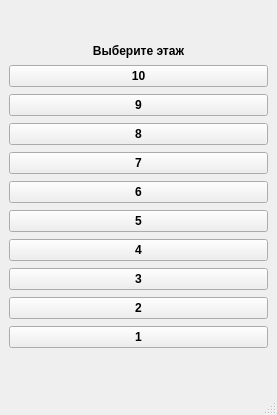
<?xml version="1.0" encoding="UTF-8"?>
<ui version="4.0">
 <class>MainWindow</class>
 <widget class="QMainWindow" name="MainWindow">
  <property name="geometry">
   <rect>
    <x>0</x>
    <y>0</y>
    <width>277</width>
    <height>415</height>
   </rect>
  </property>
  <property name="sizePolicy">
   <sizepolicy hsizetype="Expanding" vsizetype="Expanding">
    <horstretch>0</horstretch>
    <verstretch>0</verstretch>
   </sizepolicy>
  </property>
  <property name="font">
   <font>
    <weight>75</weight>
    <bold>true</bold>
   </font>
  </property>
  <property name="windowTitle">
   <string>MainWindow</string>
  </property>
  <property name="autoFillBackground">
   <bool>false</bool>
  </property>
  <property name="styleSheet">
   <string notr="true"/>
  </property>
  <widget class="QWidget" name="centralwidget">
   <layout class="QGridLayout" name="gridLayout">
    <item row="0" column="0">
     <layout class="QVBoxLayout" name="verticalLayout">
      <property name="spacing">
       <number>7</number>
      </property>
      <property name="sizeConstraint">
       <enum>QLayout::SetNoConstraint</enum>
      </property>
      <item>
       <widget class="QLabel" name="label">
        <property name="sizePolicy">
         <sizepolicy hsizetype="Preferred" vsizetype="Maximum">
          <horstretch>0</horstretch>
          <verstretch>0</verstretch>
         </sizepolicy>
        </property>
        <property name="font">
         <font>
          <weight>75</weight>
          <bold>true</bold>
         </font>
        </property>
        <property name="text">
         <string>Выберите этаж</string>
        </property>
        <property name="alignment">
         <set>Qt::AlignCenter</set>
        </property>
       </widget>
      </item>
      <item>
       <widget class="QPushButton" name="QButtonFloor10">
        <property name="text">
         <string>10</string>
        </property>
       </widget>
      </item>
      <item>
       <widget class="QPushButton" name="QButtonFloor9">
        <property name="text">
         <string>9</string>
        </property>
       </widget>
      </item>
      <item>
       <widget class="QPushButton" name="QButtonFloor8">
        <property name="text">
         <string>8</string>
        </property>
       </widget>
      </item>
      <item>
       <widget class="QPushButton" name="QButtonFloor7">
        <property name="text">
         <string>7</string>
        </property>
       </widget>
      </item>
      <item>
       <widget class="QPushButton" name="QButtonFloor6">
        <property name="text">
         <string>6</string>
        </property>
       </widget>
      </item>
      <item>
       <widget class="QPushButton" name="QButtonFloor5">
        <property name="text">
         <string>5</string>
        </property>
       </widget>
      </item>
      <item>
       <widget class="QPushButton" name="QButtonFloor4">
        <property name="text">
         <string>4</string>
        </property>
       </widget>
      </item>
      <item>
       <widget class="QPushButton" name="QButtonFloor3">
        <property name="text">
         <string>3</string>
        </property>
       </widget>
      </item>
      <item>
       <widget class="QPushButton" name="QButtonFloor2">
        <property name="text">
         <string>2</string>
        </property>
       </widget>
      </item>
      <item>
       <widget class="QPushButton" name="QButtonFloor1">
        <property name="text">
         <string>1</string>
        </property>
       </widget>
      </item>
     </layout>
    </item>
   </layout>
  </widget>
  <widget class="QStatusBar" name="statusbar"/>
 </widget>
 <resources/>
 <connections/>
</ui>
